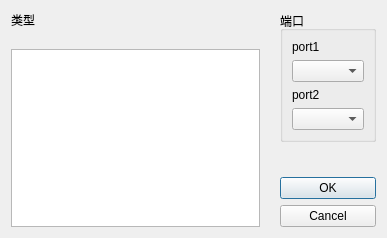
<?xml version="1.0" encoding="UTF-8"?>
<ui version="4.0">
 <class>InstrTypeDialog</class>
 <widget class="QDialog" name="InstrTypeDialog">
  <property name="geometry">
   <rect>
    <x>0</x>
    <y>0</y>
    <width>387</width>
    <height>238</height>
   </rect>
  </property>
  <property name="windowTitle">
   <string>选择仪器类型</string>
  </property>
  <layout class="QHBoxLayout" name="horizontalLayout">
   <property name="spacing">
    <number>20</number>
   </property>
   <item>
    <layout class="QVBoxLayout" name="verticalLayout_3">
     <item>
      <widget class="QLabel" name="label">
       <property name="text">
        <string>类型</string>
       </property>
       <property name="buddy">
        <cstring>type</cstring>
       </property>
      </widget>
     </item>
     <item>
      <widget class="QListWidget" name="type">
       <property name="editTriggers">
        <set>QAbstractItemView::NoEditTriggers</set>
       </property>
      </widget>
     </item>
    </layout>
   </item>
   <item>
    <layout class="QVBoxLayout" name="verticalLayout_2">
     <item>
      <widget class="QGroupBox" name="groupBox">
       <property name="title">
        <string>端口</string>
       </property>
       <layout class="QVBoxLayout" name="verticalLayout">
        <item>
         <widget class="QLabel" name="portLabel_1">
          <property name="text">
           <string>port1</string>
          </property>
          <property name="buddy">
           <cstring>port_1</cstring>
          </property>
         </widget>
        </item>
        <item>
         <widget class="QComboBox" name="port_1"/>
        </item>
        <item>
         <widget class="QLabel" name="portLabel_2">
          <property name="text">
           <string>port2</string>
          </property>
          <property name="buddy">
           <cstring>port_2</cstring>
          </property>
         </widget>
        </item>
        <item>
         <widget class="QComboBox" name="port_2"/>
        </item>
       </layout>
      </widget>
     </item>
     <item>
      <spacer name="verticalSpacer">
       <property name="orientation">
        <enum>Qt::Vertical</enum>
       </property>
       <property name="sizeHint" stdset="0">
        <size>
         <width>20</width>
         <height>40</height>
        </size>
       </property>
      </spacer>
     </item>
     <item>
      <widget class="QDialogButtonBox" name="buttonBox">
       <property name="sizePolicy">
        <sizepolicy hsizetype="Minimum" vsizetype="Minimum">
         <horstretch>0</horstretch>
         <verstretch>0</verstretch>
        </sizepolicy>
       </property>
       <property name="orientation">
        <enum>Qt::Vertical</enum>
       </property>
       <property name="standardButtons">
        <set>QDialogButtonBox::Cancel|QDialogButtonBox::Ok</set>
       </property>
      </widget>
     </item>
    </layout>
   </item>
  </layout>
 </widget>
 <tabstops>
  <tabstop>type</tabstop>
  <tabstop>port_1</tabstop>
  <tabstop>port_2</tabstop>
  <tabstop>buttonBox</tabstop>
 </tabstops>
 <resources/>
 <connections>
  <connection>
   <sender>buttonBox</sender>
   <signal>accepted()</signal>
   <receiver>InstrTypeDialog</receiver>
   <slot>accept()</slot>
   <hints>
    <hint type="sourcelabel">
     <x>248</x>
     <y>254</y>
    </hint>
    <hint type="destinationlabel">
     <x>157</x>
     <y>274</y>
    </hint>
   </hints>
  </connection>
  <connection>
   <sender>buttonBox</sender>
   <signal>rejected()</signal>
   <receiver>InstrTypeDialog</receiver>
   <slot>reject()</slot>
   <hints>
    <hint type="sourcelabel">
     <x>316</x>
     <y>260</y>
    </hint>
    <hint type="destinationlabel">
     <x>286</x>
     <y>274</y>
    </hint>
   </hints>
  </connection>
 </connections>
</ui>
